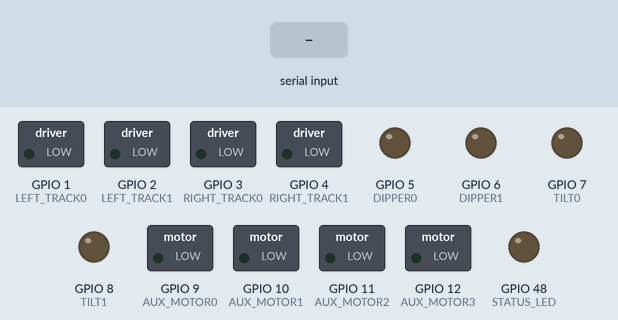
The sketch below on a simulated ESP32-S3. Parts: switched loads named in the sketch (green lamp = pin HIGH), output pins drawn as LEDs (lit = HIGH). Inputs (shaded band) come from the test bench. What the sketch prints to the serial monitor is not drawn.

Above: at 1.2 s.
1.3 s: "1,90\n" received over Serial
At 2.0 s:
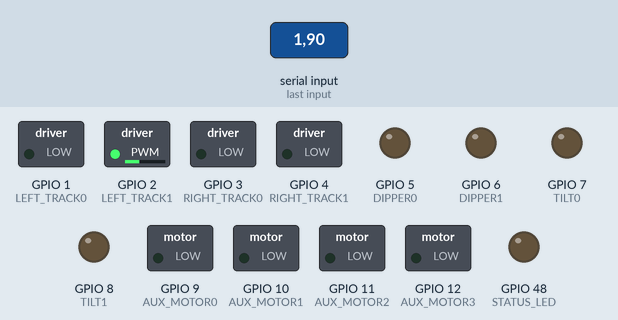
Timing chart, 0 to 4.3 s (numbered marks = the images above; inputs shaded):
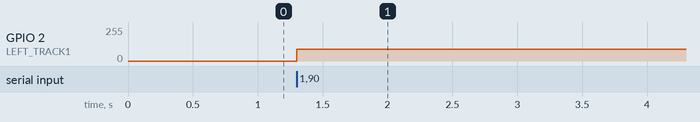

Measured:
- after the input at 1.3 s, GPIO 2 (LEFT_TRACK1): 0/255 → 90/255 at once

The sketch:

Mini_Excavator_Esp2.1.ino
```cpp
// ESP2_1-24_Motor_Slave_S3SuperMini.txt
// ESP32-S3 SuperMini - Motor-Slave für Bagger 1:24
// FW_VERSION: ESP32.2.V01
//
// Protokoll (von ESP1):
//   1,vel   LeftTrack rückwärts   2,vel  LeftTrack vorwärts   3  LeftTrack stop
//   4,vel   RightTrack rückwärts  5,vel  RightTrack vorwärts  6  RightTrack stop
//   7,vel   Dipper up             8,vel  Dipper down           9  Dipper stop
//   10,vel  TiltAttach up        11,vel  TiltAttach down      12  TiltAttach stop

#include <Arduino.h>

// ===== VERSION =====
#define FW_VERSION "ESP32.2.V01"

// Pin-Mapping für ESP32-S3 SuperMini
#define LEFT_TRACK0   1
#define LEFT_TRACK1   2
#define RIGHT_TRACK0  3
#define RIGHT_TRACK1  4

#define DIPPER0       5
#define DIPPER1       6
#define TILT0         7
#define TILT1         8

#define AUX_MOTOR0    9
#define AUX_MOTOR1    10
#define AUX_MOTOR2    11
#define AUX_MOTOR3    12

#define STATUS_LED    48

#define PWM_FREQ      20000
#define PWM_RES       8

#define CH_LT0        0
#define CH_LT1        1
#define CH_RT0        2
#define CH_RT1        3
#define CH_DIP0       4
#define CH_DIP1       5
#define CH_TILT0      6
#define CH_TILT1      7

String receivedDataStr = "";

void setup() {
  Serial.begin(115200);

  Serial.printf("\n===== %s booting =====\n", FW_VERSION);

  ledcSetup(CH_LT0,   PWM_FREQ, PWM_RES); ledcAttachPin(LEFT_TRACK0,  CH_LT0);
  ledcSetup(CH_LT1,   PWM_FREQ, PWM_RES); ledcAttachPin(LEFT_TRACK1,  CH_LT1);
  ledcSetup(CH_RT0,   PWM_FREQ, PWM_RES); ledcAttachPin(RIGHT_TRACK0, CH_RT0);
  ledcSetup(CH_RT1,   PWM_FREQ, PWM_RES); ledcAttachPin(RIGHT_TRACK1, CH_RT1);
  ledcSetup(CH_DIP0,  PWM_FREQ, PWM_RES); ledcAttachPin(DIPPER0,      CH_DIP0);
  ledcSetup(CH_DIP1,  PWM_FREQ, PWM_RES); ledcAttachPin(DIPPER1,      CH_DIP1);
  ledcSetup(CH_TILT0, PWM_FREQ, PWM_RES); ledcAttachPin(TILT0,        CH_TILT0);
  ledcSetup(CH_TILT1, PWM_FREQ, PWM_RES); ledcAttachPin(TILT1,        CH_TILT1);

  ledcWrite(CH_LT0, 0);   ledcWrite(CH_LT1, 0);
  ledcWrite(CH_RT0, 0);   ledcWrite(CH_RT1, 0);
  ledcWrite(CH_DIP0, 0);  ledcWrite(CH_DIP1, 0);
  ledcWrite(CH_TILT0, 0); ledcWrite(CH_TILT1, 0);

  pinMode(AUX_MOTOR0, OUTPUT);
  pinMode(AUX_MOTOR1, OUTPUT);
  pinMode(AUX_MOTOR2, OUTPUT);
  pinMode(AUX_MOTOR3, OUTPUT);
  digitalWrite(AUX_MOTOR0, LOW);
  digitalWrite(AUX_MOTOR1, LOW);
  digitalWrite(AUX_MOTOR2, LOW);
  digitalWrite(AUX_MOTOR3, LOW);

  pinMode(STATUS_LED, OUTPUT);
  digitalWrite(STATUS_LED, LOW);

  Serial.printf("FW: %s | bereit\n", FW_VERSION);
}

void setMotorPwm(int chFwd, int chRev, int signedSpeed) {
  if (signedSpeed == 0) {
    ledcWrite(chFwd, 0);
    ledcWrite(chRev, 0);
  } else if (signedSpeed > 0) {
    if (signedSpeed > 255) signedSpeed = 255;
    ledcWrite(chFwd, signedSpeed);
    ledcWrite(chRev, 0);
  } else {
    int s = -signedSpeed;
    if (s > 255) s = 255;
    ledcWrite(chFwd, 0);
    ledcWrite(chRev, s);
  }
}

void loop() {
  if (Serial.available() > 0) {
    digitalWrite(STATUS_LED, HIGH);

    receivedDataStr = Serial.readStringUntil('\n');
    receivedDataStr.trim();
    if (receivedDataStr.length() == 0) {
      digitalWrite(STATUS_LED, LOW);
      return;
    }

    int commaIndex = receivedDataStr.indexOf(',');

    if (commaIndex != -1) {
      int mtr = receivedDataStr.substring(0, commaIndex).toInt();
      int velocity = receivedDataStr.substring(commaIndex + 1).toInt();

      switch (mtr) {
        case 2: setMotorPwm(CH_LT0, CH_LT1,  velocity); break;
        case 1: setMotorPwm(CH_LT0, CH_LT1, -velocity); break;
        case 5: setMotorPwm(CH_RT0, CH_RT1,  velocity); break;
        case 4: setMotorPwm(CH_RT0, CH_RT1, -velocity); break;
        case 7: setMotorPwm(CH_DIP0, CH_DIP1,  velocity); break;
        case 8: setMotorPwm(CH_DIP0, CH_DIP1, -velocity); break;
        case 10: setMotorPwm(CH_TILT0, CH_TILT1,  velocity); break;
        case 11: setMotorPwm(CH_TILT0, CH_TILT1, -velocity); break;
        default: break;
      }
    } else {
      int mtr = receivedDataStr.toInt();
      switch (mtr) {
        case 3:  setMotorPwm(CH_LT0,   CH_LT1,   0); break;
        case 6:  setMotorPwm(CH_RT0,   CH_RT1,   0); break;
        case 9:  setMotorPwm(CH_DIP0,  CH_DIP1,  0); break;
        case 12: setMotorPwm(CH_TILT0, CH_TILT1, 0); break;
        default: break;
      }
    }

    digitalWrite(STATUS_LED, LOW);
  }
}
```
